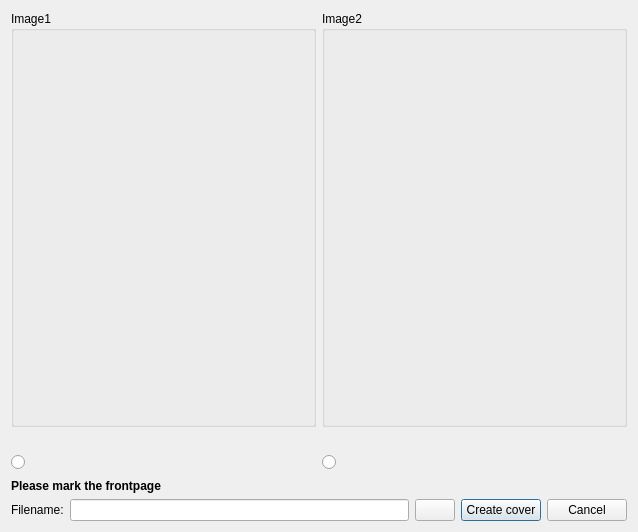
<?xml version="1.0" encoding="UTF-8"?>
<ui version="4.0">
 <class>Dialog</class>
 <widget class="QDialog" name="Dialog">
  <property name="geometry">
   <rect>
    <x>0</x>
    <y>0</y>
    <width>638</width>
    <height>532</height>
   </rect>
  </property>
  <property name="windowTitle">
   <string>PorDB create cover</string>
  </property>
  <property name="windowIcon">
   <iconset>
    <normaloff>pypordb/8027068_splash.png</normaloff>pypordb/8027068_splash.png</iconset>
  </property>
  <layout class="QGridLayout" name="gridLayout">
   <item row="0" column="0">
    <layout class="QVBoxLayout" name="verticalLayout_6">
     <item>
      <layout class="QVBoxLayout" name="verticalLayout_5">
       <item>
        <layout class="QHBoxLayout" name="horizontalLayout_4">
         <item>
          <layout class="QVBoxLayout" name="verticalLayout_3">
           <item>
            <layout class="QVBoxLayout" name="verticalLayout">
             <item>
              <widget class="QGroupBox" name="groupBox">
               <property name="enabled">
                <bool>true</bool>
               </property>
               <property name="sizePolicy">
                <sizepolicy hsizetype="Expanding" vsizetype="MinimumExpanding">
                 <horstretch>0</horstretch>
                 <verstretch>0</verstretch>
                </sizepolicy>
               </property>
               <property name="minimumSize">
                <size>
                 <width>300</width>
                 <height>400</height>
                </size>
               </property>
               <property name="title">
                <string>Image1</string>
               </property>
               <layout class="QGridLayout" name="gridLayout_2">
                <item row="0" column="0">
                 <widget class="QLabel" name="labelBild1">
                  <property name="sizePolicy">
                   <sizepolicy hsizetype="MinimumExpanding" vsizetype="MinimumExpanding">
                    <horstretch>0</horstretch>
                    <verstretch>0</verstretch>
                   </sizepolicy>
                  </property>
                  <property name="text">
                   <string/>
                  </property>
                 </widget>
                </item>
               </layout>
              </widget>
             </item>
             <item>
              <widget class="QLabel" name="labelBilddatei1">
               <property name="text">
                <string/>
               </property>
              </widget>
             </item>
            </layout>
           </item>
           <item>
            <layout class="QHBoxLayout" name="horizontalLayout_2">
             <item>
              <widget class="QRadioButton" name="radioButtonBild1">
               <property name="text">
                <string/>
               </property>
              </widget>
             </item>
             <item>
              <spacer name="horizontalSpacer">
               <property name="orientation">
                <enum>Qt::Horizontal</enum>
               </property>
               <property name="sizeHint" stdset="0">
                <size>
                 <width>40</width>
                 <height>20</height>
                </size>
               </property>
              </spacer>
             </item>
            </layout>
           </item>
          </layout>
         </item>
         <item>
          <layout class="QVBoxLayout" name="verticalLayout_4">
           <item>
            <layout class="QVBoxLayout" name="verticalLayout_2">
             <item>
              <widget class="QGroupBox" name="groupBox_2">
               <property name="sizePolicy">
                <sizepolicy hsizetype="Expanding" vsizetype="MinimumExpanding">
                 <horstretch>0</horstretch>
                 <verstretch>0</verstretch>
                </sizepolicy>
               </property>
               <property name="minimumSize">
                <size>
                 <width>300</width>
                 <height>400</height>
                </size>
               </property>
               <property name="title">
                <string>Image2</string>
               </property>
               <layout class="QGridLayout" name="gridLayout_3">
                <item row="0" column="0">
                 <widget class="QLabel" name="labelBild2">
                  <property name="sizePolicy">
                   <sizepolicy hsizetype="MinimumExpanding" vsizetype="MinimumExpanding">
                    <horstretch>0</horstretch>
                    <verstretch>0</verstretch>
                   </sizepolicy>
                  </property>
                  <property name="text">
                   <string/>
                  </property>
                 </widget>
                </item>
               </layout>
              </widget>
             </item>
             <item>
              <widget class="QLabel" name="labelBilddatei2">
               <property name="text">
                <string/>
               </property>
              </widget>
             </item>
            </layout>
           </item>
           <item>
            <layout class="QHBoxLayout" name="horizontalLayout_3">
             <item>
              <widget class="QRadioButton" name="radioButtonBild2">
               <property name="text">
                <string/>
               </property>
              </widget>
             </item>
             <item>
              <spacer name="horizontalSpacer_2">
               <property name="orientation">
                <enum>Qt::Horizontal</enum>
               </property>
               <property name="sizeHint" stdset="0">
                <size>
                 <width>40</width>
                 <height>20</height>
                </size>
               </property>
              </spacer>
             </item>
            </layout>
           </item>
          </layout>
         </item>
        </layout>
       </item>
       <item>
        <widget class="QLabel" name="label">
         <property name="whatsThis">
          <string>Please mark the frontpage. This will be inserted on the left site of the new cover.</string>
         </property>
         <property name="text">
          <string>&lt;html&gt;&lt;head&gt;&lt;meta name=&quot;qrichtext&quot; content=&quot;1&quot; /&gt;&lt;style type=&quot;text/css&quot;&gt;
p, li { white-space: pre-wrap; }
&lt;/style&gt;&lt;/head&gt;&lt;body style=&quot; font-family:'Sans Serif'; font-size:9pt; font-weight:400; font-style:normal;&quot;&gt;
&lt;p style=&quot; margin-top:0px; margin-bottom:0px; margin-left:0px; margin-right:0px; -qt-block-indent:0; text-indent:0px;&quot;&gt;&lt;span style=&quot; font-weight:600;&quot;&gt;Please mark the frontpage&lt;/span&gt;&lt;/p&gt;&lt;/body&gt;&lt;/html&gt;</string>
         </property>
        </widget>
       </item>
      </layout>
     </item>
     <item>
      <layout class="QHBoxLayout" name="horizontalLayout">
       <item>
        <widget class="QLabel" name="label_2">
         <property name="text">
          <string>Filename:</string>
         </property>
        </widget>
       </item>
       <item>
        <widget class="QLineEdit" name="lineEditDateiname">
         <property name="whatsThis">
          <string>Filename of the new cover</string>
         </property>
        </widget>
       </item>
       <item>
        <widget class="QPushButton" name="pushButtonCoverOriginalAlt">
         <property name="whatsThis">
          <string>Last used original title will be entered</string>
         </property>
         <property name="icon">
          <iconset>
           <normaloff>pypordb/appointment-recurring.png</normaloff>pypordb/appointment-recurring.png</iconset>
         </property>
        </widget>
       </item>
       <item>
        <widget class="QPushButton" name="pushButtonCover">
         <property name="text">
          <string>Create cover</string>
         </property>
         <property name="autoDefault">
          <bool>false</bool>
         </property>
         <property name="default">
          <bool>true</bool>
         </property>
        </widget>
       </item>
       <item>
        <widget class="QPushButton" name="pushButtonCancel">
         <property name="text">
          <string>Cancel</string>
         </property>
        </widget>
       </item>
      </layout>
     </item>
    </layout>
   </item>
  </layout>
 </widget>
 <resources/>
 <connections/>
</ui>
